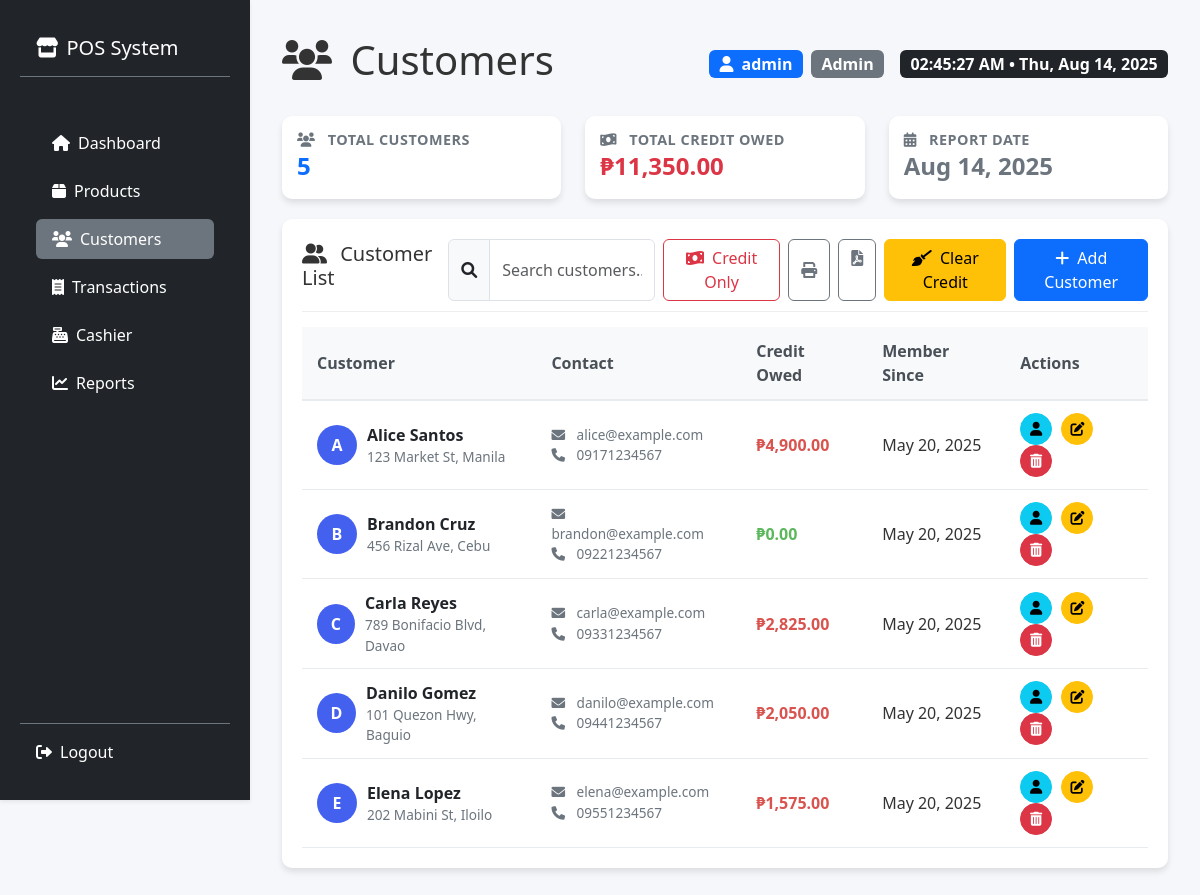
The app's page /customers.php (signed in) with its own data.
### tables this page shows
CREATE TABLE `customers` (
  `CustomerID` int(11) NOT NULL,
  `CustomerName` varchar(100) NOT NULL,
  `Email` varchar(100) DEFAULT NULL,
  `Phone` varchar(20) DEFAULT NULL,
  `Address` text DEFAULT NULL,
  `CreditLimit` decimal(10,2) DEFAULT 0.00,
  `Balance` decimal(10,2) DEFAULT 0.00,
  `Notes` text DEFAULT NULL,
  `CreatedAt` timestamp NOT NULL DEFAULT current_timestamp(),
  `UpdatedAt` timestamp NOT NULL DEFAULT current_timestamp() ON UPDATE current_timestamp()
);

### customers.php (the view, shortened to what this page needs)
<?php
include 'db.php';
$creditOnly = isset($_GET['credit_only']) && $_GET['credit_only'] == '1';
$sql = "
    SELECT
        c.CustomerID,
        c.CustomerName,
        c.Email,
        c.Phone,
        c.Address,
        c.CreatedAt,
        COALESCE(SUM(t.TotalAmount), 0) AS TotalCreditOwed
    FROM Customers c
    LEFT JOIN Transactions t
        ON c.CustomerID = t.CustomerID
        AND t.PaymentMethod = 'credit'
    GROUP BY c.CustomerID
";
$sql .= " ORDER BY c.CustomerName";
try {
    $customers = $conn->query($sql)->fetchAll(PDO::FETCH_ASSOC);
} catch (PDOException $e) {
    error_log("Error fetching customers: " . $e->getMessage());
    die("Error fetching customers. Please try again later.");
}
$totalCreditOwed = array_sum(array_column($customers, 'TotalCreditOwed'));
?>
<!DOCTYPE html>
<html lang="en">
<head>
    <link href="https://cdn.jsdelivr.net/npm/bootstrap@5.3.0/dist/css/bootstrap.min.css" rel="stylesheet">
    <link href="https://cdnjs.cloudflare.com/ajax/libs/font-awesome/6.0.0-beta3/css/all.min.css" rel="stylesheet">
    <link href="styles.css" rel="stylesheet">
</head>
<body>
    <?php include 'sidebar.php'; ?>
    <div class="main-content">
        <div class="container-fluid py-3">
            <div class="d-flex flex-wrap justify-content-between align-items-center mb-4 gap-2">
                <h1><i class="fas fa-users me-2"></i> Customers</h1>
                <div class="d-flex align-items-center">
                    <div class="me-3">
                        <span class="badge bg-primary fs-6">
                            <i class="fas fa-user me-1"></i> <?= htmlspecialchars($_SESSION['username'] ?? 'User') ?>
                        </span>
                        <span class="badge bg-secondary fs-6 ms-1">
                            <?= htmlspecialchars(ucfirst($_SESSION['role'] ?? 'Role')) ?>
                        </span>
                    </div>
                    <div id="current-time" class="badge bg-dark fs-6"></div>
                </div>
            </div>
            <div class="row">
                <div class="col-md-4">
                    <div class="summary-card">
                        <h5 class="card-title"><i class="fas fa-users me-2"></i>
                            <?= $creditOnly ? 'Customers with Credit' : 'Total Customers' ?>
                        </h5>
                        <div class="summary-value text-primary"><?= count($customers) ?></div>
                    </div>
                </div>
                <div class="col-md-4">
                    <div class="summary-card">
                        <h5 class="card-title"><i class="fas fa-money-bill-wave me-2"></i> Total Credit Owed</h5>
                        <div class="summary-value text-danger">₱<?= number_format($totalCreditOwed, 2) ?></div>
                    </div>
                </div>
                <div class="col-md-4">
                    <div class="summary-card">
                        <h5 class="card-title"><i class="fas fa-calendar-alt me-2"></i> Report Date</h5>
                        <div class="summary-value text-secondary"><?= date('M d, Y') ?></div>
                    </div>
                </div>
            </div>
            <div class="customers-container">
                <div class="customers-panel">
                    <div class="customer-header">
                        <h5><i class="fas fa-user-friends me-2"></i> Customer List</h5>
                        <div class="d-flex">
                            <div class="input-group" style="width: 250px;">
                                <span class="input-group-text"><i class="fas fa-search"></i></span>
                                <input type="text" class="form-control" id="searchInput" placeholder="Search customers...">
                            </div>
                            <a href="?credit_only=<?= $creditOnly ? '0' : '1' ?>"
                               class="btn <?= $creditOnly ? 'btn-danger' : 'btn-outline-danger' ?> ms-2"
                               title="<?= $creditOnly ? 'Show all customers' : 'Show only customers with credit' ?>">
                                <i class="fas fa-money-bill-wave me-1"></i>
                                <?= $creditOnly ? 'All Customers' : 'Credit Only' ?>
                            </a>
                            <button class="btn btn-outline-secondary ms-2" onclick="window.print()" title="Print">
                                <i class="fas fa-print"></i>
                            </button>
                            <a href="print_customers.php" class="btn btn-outline-secondary ms-2" target="_blank" title="Print Detailed">
                                <i class="fas fa-file-pdf"></i>
                            </a>
                            <?php if ($totalCreditOwed > 0): ?>
                                <button class="btn btn-warning ms-2" data-bs-toggle="modal" data-bs-target="#clearCreditModal"
                                        title="Clear all credit balances">
                                    <i class="fas fa-broom me-1"></i> Clear Credit
                                </button>
                            <?php endif; ?>
                            <button class="btn btn-primary ms-2" data-bs-toggle="modal" data-bs-target="#addCustomerModal">
                                <i class="fas fa-plus me-1"></i> Add Customer
                            </button>
                        </div>
                    </div>
                    <div class="table-responsive">
                        <table class="customer-table" id="customerTable">
                            <thead>
                                <tr>
                                    <th>Customer</th>
                                    <th>Contact</th>
                                    <th>
                                        Credit Owed
                                    </th>
                                    <th>Member Since</th>
                                    <th>Actions</th>
                                </tr>
                            </thead>
                            <tbody>
                                <?php if (!empty($customers)): ?>
                                    <?php foreach ($customers as $customer): ?>
                                        <tr>
                                            <td>
                                                <div class="d-flex align-items-center">
                                                    <div class="customer-avatar">
                                                        <?= strtoupper(substr($customer['CustomerName'], 0, 1)) ?>
                                                    </div>
                                                    <div>
                                                        <div class="customer-name"><?= htmlspecialchars($customer['CustomerName']) ?></div>
                                                        <div class="customer-contact">
                                                            <?= htmlspecialchars($customer['Address']) ?>
                                                        </div>
                                                    </div>
                                                </div>
                                            </td>
                                            <td>
                                                <div class="customer-contact">
                                                    <?php if ($customer['Email']): ?>
                                                        <div><i class="fas fa-envelope me-2"></i> <?= htmlspecialchars($customer['Email']) ?></div>
                                                    <?php endif; ?>
                                                    <?php if ($customer['Phone']): ?>
                                                        <div><i class="fas fa-phone me-2"></i> <?= htmlspecialchars($customer['Phone']) ?></div>
                                                    <?php endif; ?>
                                                </div>
                                            </td>
                                            <td>
                                                <span class="credit-owed <?= $customer['TotalCreditOwed'] > 0 ? 'positive' : 'zero' ?>">
                                                    ₱<?= number_format($customer['TotalCreditOwed'], 2) ?>
                                                </span>
                                            </td>
                                            <td>
                                                <?= date('M d, Y', strtotime($customer['CreatedAt'])) ?>
                                            </td>
                                            <td>
                                                <a href="customer_profile.php?id=<?= $customer['CustomerID'] ?>"
                                                   class="action-btn btn btn-sm btn-info" title="View Profile">
                                                    <i class="fas fa-user"></i>
                                                </a>
                                                <a href="edit_customer.php?id=<?= $customer['CustomerID'] ?>"
                                                   class="action-btn btn btn-sm btn-warning" title="Edit">
                                                    <i class="fas fa-edit"></i>
                                                </a>
                                                <button class="action-btn btn btn-sm btn-danger"
                                                        title="Delete"
                                                        data-bs-toggle="modal"
                                                        data-bs-target="#deleteModal"
                                                        data-customer-id="<?= $customer['CustomerID'] ?>"
                                                        data-customer-name="<?= htmlspecialchars($customer['CustomerName']) ?>">
                                                    <i class="fas fa-trash-alt"></i>
                                                </button>
                                            </td>
                                        </tr>
                                    <?php endforeach; ?>
                                <?php endif; ?>
                            </tbody>
                        </table>
                    </div>
                </div>
            </div>
        </div>
    </div>
</body>
</html>

### styles.css (style rules this page uses)
body { font-family: 'Segoe UI', Tahoma, Geneva, Verdana, sans-serif; background-color: #f5f7fa; color: #333; margin: 0; padding: 0; }
.main-content { margin-left: 250px; padding: 20px; transition: margin-left 0.3s; }
.summary-card .card-title { color: #6c757d; font-size: 0.9rem; font-weight: 600; text-transform: uppercase; letter-spacing: 0.5px; }

### customers.php (style rules this page uses)
:root { --primary-color: #4361ee; --secondary-color: #3f37c9; --accent-color: #4895ef; --success-color: #4cc9f0; --danger-color: #f72585; --light-color: #f8f9fa; --dark-color: #212529; }
.customers-container { display: grid; grid-template-columns: 1fr; gap: 20px; }
.customers-panel { background: white; border-radius: 10px; box-shadow: 0 4px 6px rgba(0,0,0,0.1); padding: 20px; display: flex; flex-direction: column; overflow: hidden; }
.customer-header { display: flex; justify-content: space-between; align-items: center; margin-bottom: 15px; padding-bottom: 10px; border-bottom: 1px solid #eee; flex-shrink: 0; }
.customer-table { width: 100%; border-collapse: separate; border-spacing: 0; }
.customer-table th { background-color: #f8f9fa; color: #495057; font-weight: 600; text-align: left; padding: 12px 15px; border-bottom: 2px solid #e9ecef; }
.customer-table td { padding: 12px 15px; border-bottom: 1px solid #e9ecef; vertical-align: middle; }
.customer-avatar { width: 40px; height: 40px; border-radius: 50%; background-color: var(--primary-color); color: white; display: flex; align-items: center; justify-content: center; font-weight: bold; margin-right: 10px; }
.customer-name { font-weight: 600; color: var(--dark-color); }
.customer-contact { font-size: 0.85rem; color: #6c757d; }
.action-btn { width: 32px; height: 32px; border-radius: 50%; display: inline-flex; align-items: center; justify-content: center; margin-right: 5px; }
.credit-owed { font-weight: 600; }
.credit-owed.positive { color: #d9534f; }
.credit-owed.zero { color: #5cb85c; }
.summary-card { background: white; border-radius: 10px; box-shadow: 0 4px 6px rgba(0,0,0,0.1); padding: 15px; margin-bottom: 20px; }
.summary-value { font-size: 1.5rem; font-weight: 600; }

### records on screen
customers: CustomerName "A", CustomerName "Alice Santos", Address "123 Market St, Manila", Email "alice@example.com", Phone "09171234567", TotalCreditOwed "4,900.00", CreatedAt "May 20, 2025"
customers: CustomerName "B", CustomerName "Brandon Cruz", Address "456 Rizal Ave, Cebu", Email "brandon@example.com", Phone "09221234567", TotalCreditOwed "0.00", CreatedAt "May 20, 2025"
customers: CustomerName "C", CustomerName "Carla Reyes", Address "789 Bonifacio Blvd, Davao", Email "carla@example.com", Phone "09331234567", TotalCreditOwed "2,825.00", CreatedAt "May 20, 2025"
customers: CustomerName "D", CustomerName "Danilo Gomez", Address "101 Quezon Hwy, Baguio", Email "danilo@example.com", Phone "09441234567", TotalCreditOwed "2,050.00", CreatedAt "May 20, 2025"
customers: CustomerName "E", CustomerName "Elena Lopez", Address "202 Mabini St, Iloilo", Email "elena@example.com", Phone "09551234567", TotalCreditOwed "1,575.00", CreatedAt "May 20, 2025"

### other values on screen
$_SESSION['username'] "admin"
$_SESSION['role'] "Admin"
count($customers) "5"
$totalCreditOwed "11,350.00"
